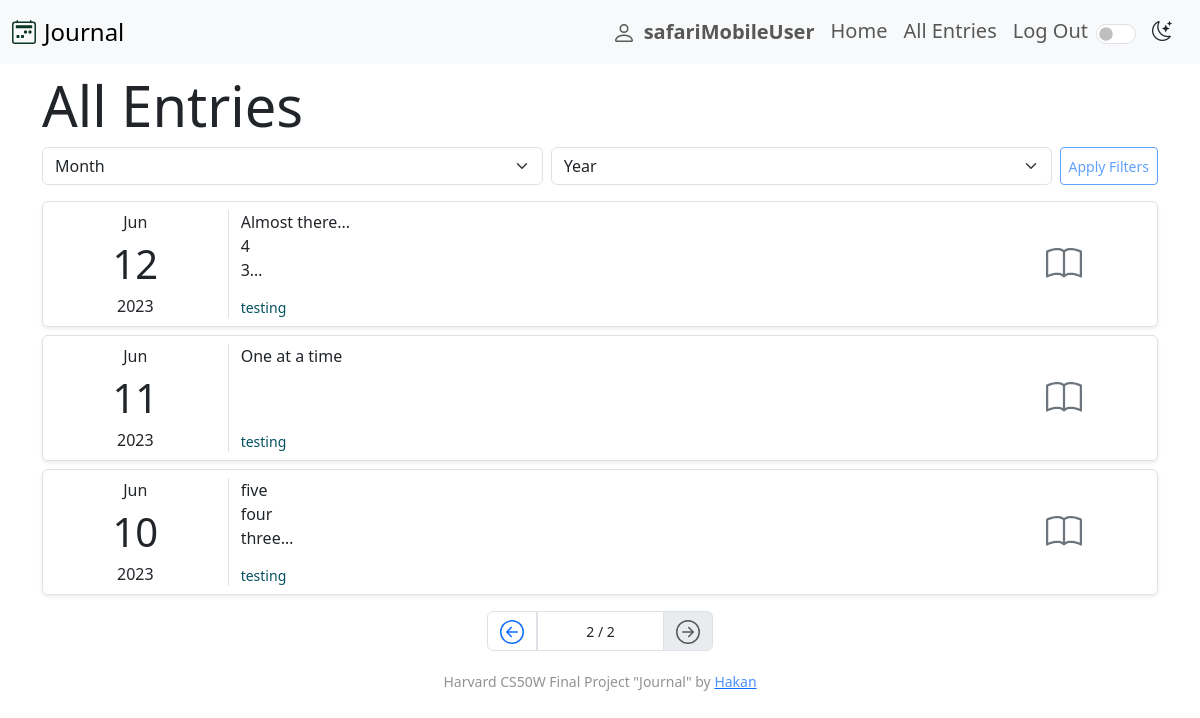
/all_entries?page=2 (signed in), run on the app's committed database.
### journal/models.py (models this page shows, shortened)
class JournalEntry(models.Model):
    user = models.ForeignKey(
        User, on_delete=models.CASCADE, related_name="entries")
    content = models.TextField()
    tags = models.ManyToManyField(Tag, blank=True, related_name="tag_entries")
    created_at = models.DateTimeField(auto_now_add=True)
    updated_at = models.DateTimeField(auto_now=True)
    date = models.DateField()
    class Meta:
        ordering = ["-date"]

class Tag(models.Model):
    name = models.CharField(max_length=50)
    def __str__(self):
        return self.name
    class Meta:
        ordering = ["name"]

### journal/views.py (the view)
# urls.py: path("all_entries", views.all_entries, name="all_entries"),
@require_GET
@login_required(login_url="login")
def all_entries(request):
    try:
        entries = JournalEntry.objects.filter(
            user=request.user)
        month_filter = request.GET.get("month")
        year_filter = request.GET.get("year")
        if month_filter and year_filter:
            month_filter = int(month_filter)
            year_filter = int(year_filter)
            entries = JournalEntry.objects.filter(
                user=request.user, date__month=month_filter, date__year=year_filter)
        paginator = Paginator(entries, 10)
        page_number = request.GET.get("page")
        page_obj = paginator.get_page(page_number)
    except:
        messages.error(request, "Could not retrieve data.")
        return render(request, "journal/all_entries.html")
    return render(request, "journal/all_entries.html", {
        "page_entries": page_obj,
    })

### journal/templates/journal/all_entries.html (shortened to what this page needs)
{% extends 'journal/layout.html' %} {% load static %} {% block body %}
<div class="container mt-2">
    <h2 class="display-4">All Entries</h2>
    <form
        action="{% url 'all_entries' %}"
        class="d-flex gap-2 mb-3"
        method="get"
        id="filter-form"
    >
    </form>
    {% if not page_entries|length > 0 %}
    <p class="lead alert alert-info">No journal entries to show.</p>
    {% else %} {% for entry in page_entries %}
    <div
        class="border row d-flex mb-2 mx-auto py-2 rounded-2 shadow-sm eachEntryDiv"
        id="entry-{{ entry.id }}"
        data-date="{{ entry.date|date:'Y-m-d' }}"
    >
        <div
            class="col-2 border-end d-flex flex-column justify-content-center align-items-center"
        >
            <span>{{ entry.date|date:'M' }}</span>
            <span class="fs-1">{{ entry.date|date:'d' }}</span>
            <span>{{ entry.date|date:'Y' }}</span>
        </div>
        <div class="col-8 d-flex flex-column justify-content-between">
            <div class="text-break text-truncate line-clamp line-clamp-3">
                {{ entry.content|safe }}
            </div>
            {% if entry.tags.all|length > 0 %}
            <div class="small text-info-emphasis">
                {{ entry.tags.all|join:', ' }}
            </div>
            {% endif %}
        </div>
        <div class="col-2 d-flex align-items-center justify-content-center">
            <button
                type="button"
                class="btn p-2 rounded-5"
                data-bs-toggle="modal"
                data-bs-target="#detailModal-{{ entry.id }}"
            >
            </button>
        </div>
    </div>
    {% endfor %} {% endif %}
</div>
{% if page_entries.paginator.num_pages > 1 %}
<nav class="my-3" aria-label="Page navigation">
    <ul class="pagination justify-content-center">
        {% if page_entries.has_previous %}
        <li class="page-item">
            <a
                class="page-link"
                href="?page={{ page_entries.previous_page_number }}"
            >
            </a>
        </li>
        {% endif %}
        <li
            class="page-item border d-flex align-items-center justify-content-center px-5"
        >
            <small
                >{{ page_entries.number }} /
                {{page_entries.paginator.num_pages}}
            </small>
        </li>
        {% if page_entries.has_next %}
        <li class="page-item">
            <a
                class="page-link"
                href="?page={{ page_entries.next_page_number }}"
            >
                <svg
                    xmlns="http://www.w3.org/2000/svg"
                    width="24"
                    height="24"
                    fill="currentColor"
                    class="bi bi-arrow-right-circle"
                    viewBox="0 0 16 16"
                >
                    <path
                        fill-rule="evenodd"
                        d="M1 8a7 7 0 1 0 14 0A7 7 0 0 0 1 8zm15 0A8 8 0 1 1 0 8a8 8 0 0 1 16 0zM4.5 7.5a.5.5 0 0 0 0 1h5.793l-2.147 2.146a.5.5 0 0 0 .708.708l3-3a.5.5 0 0 0 0-.708l-3-3a.5.5 0 1 0-.708.708L10.293 7.5H4.5z"
                    />
                </svg>
            </a>
        </li>
        {% else %}
        <li class="page-item">
            <a
                class="page-link disabled"
                href="?page={{ page_entries.paginator.num_pages }}"
            >
            </a>
        </li>
        {% endif %}
    </ul>
</nav>
{% endif %}  {% endblock %}

### journal/templates/journal/layout.html (shortened to what this page needs)
{% load static %}
<!DOCTYPE html>
<html lang="en">
  <head>
    <link href="https://cdn.jsdelivr.net/npm/bootstrap@5.3.0/dist/css/bootstrap.min.css" rel="stylesheet" />
    <link rel="stylesheet" href="https://cdn.jsdelivr.net/npm/bootstrap-icons@1.10.5/font/bootstrap-icons.css">
    <link rel="stylesheet" href="{% static 'journal/css/styles.css' %}">
  </head>
  <body>
    <nav class="navbar bg-body-tertiary navbar-expand-lg">
      <div class="container-fluid">
        <a class="navbar-brand fs-4 d-flex align-items-center gap-2" href="{% url 'index' %}">Journal</a>
        <div class="offcanvas offcanvas-end" tabindex="-1" id="offcanvasNavbar" aria-labelledby="offcanvasNavbarLabel">
          <div class="offcanvas-body lead">
            <ul class="navbar-nav justify-content-end flex-grow-1 pe-3">
              {% if user.is_authenticated %}
              <li class="nav-item">
                <a class="nav-link d-flex align-items-center fw-bold" href="{% url 'profile' %}"><span class="me-2">
                </span>{{ user.username }}</a>
              </li>
              {% endif %}
              <li class="nav-item">
                <a class="nav-link" href="{% url 'index' %}">Home</a>
              </li>
              <li class="nav-item">
                <a class="nav-link" href="{% url 'all_entries' %}">All Entries</a>
              </li>
              {% if user.is_authenticated %}
              <li class="nav-item">
                <a class="nav-link" href="{% url 'logout' %}">Log Out</a>
              </li>
              {% else %}
              <li class="nav-item">
                <a class="nav-link" href="{% url 'login' %}">Log In</a>
              </li>
              {% endif %}
              <li class="nav-item">
                <div class="form-check form-switch py-2 d-flex align-items-center gap-3">
                    <input
                        type="checkbox"
                        class="form-check-input"
                        role="switch"
                        id="themeSwitch"
                    />
                    <label
                        class="form-check-label"
                        for="themeSwitch"
                        id="themeIcon"
                        >
                        <i class="bi bi-moon-stars"></i>
                    </label>
                </div>
            </li>
            </ul>
          </div>
        </div>
      </div>
    </nav>
    {% block body %}
    {% endblock %}
    <footer class="my-2 py-1 small text-center text-body-tertiary">
        Harvard CS50W Final Project "Journal" by
        <a
            class="link-primary link-opacity-75"
            href="https://hakanayata.com"
            target="_blank"
            >Hakan</a
        >
    </footer>
  </body>
</html>

### journal/static/journal/css/styles.css (style rules this page uses)
p { margin-bottom: 0; }
.line-clamp { display: -webkit-box; -webkit-box-orient: vertical; position: relative; overflow: hidden; text-overflow: ellipsis; padding: 0 !important; line-height: var(--line-height,1.5) !important; }
.line-clamp-3 { -webkit-line-clamp : 3; height: calc(1em * var(--line-height, 1.5) * 3); }

### data on the page
JournalEntry: date "Jun", date "12", date "2023", content "Almost there... 4 3", tags.all "testing"
JournalEntry: date "Jun", date "11", date "2023", content "One at a time", tags.all "testing"
JournalEntry: date "Jun", date "10", date "2023", content "five four three", tags.all "testing"

### other printed values
{{ user.username }} "safariMobileUser"
{{ page_entries.number }} "2"
{{ page_entries.paginator.num_pages }} "2"
